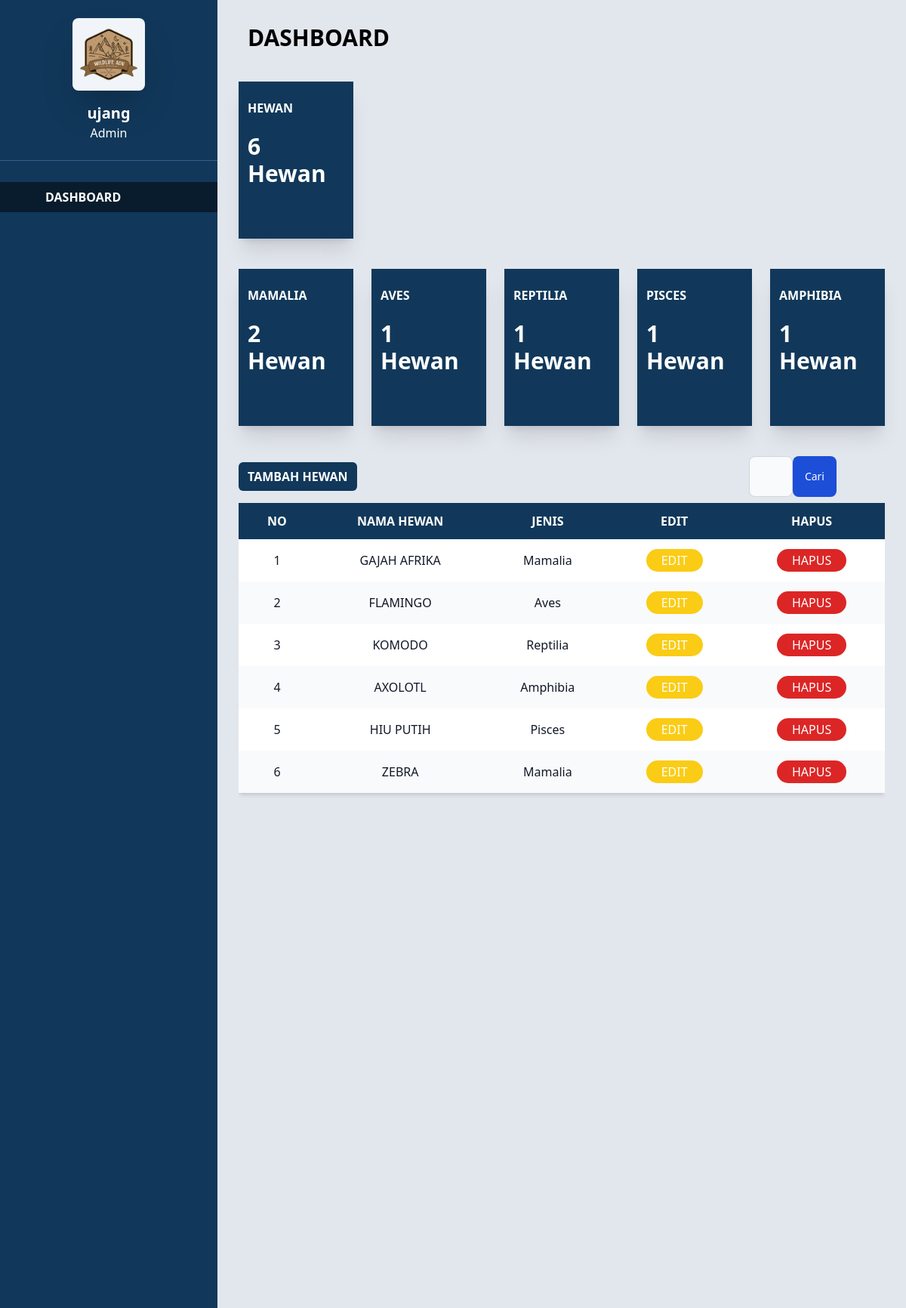
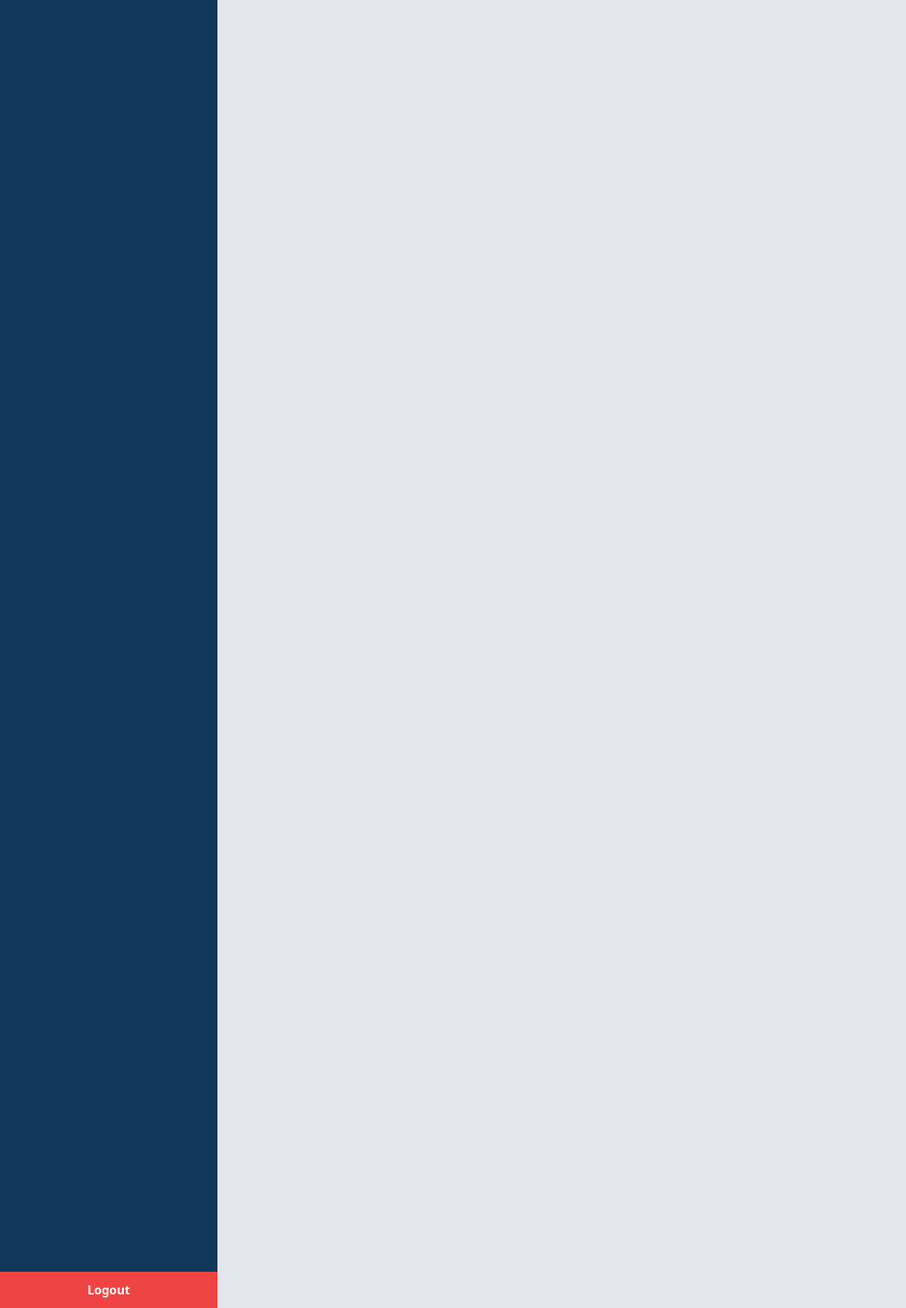
The page /pages/admin/dashboard.php?id=1 (signed in) on the database its author committed (2 pictures, top to bottom).
### tables this page shows
CREATE TABLE `hewan` (
  `nama_hewan` varchar(80) NOT NULL,
  `nama_latin` varchar(80) NOT NULL,
  `kalimat_pengantar` varchar(255) NOT NULL,
  `asal_hewan` varchar(100) NOT NULL,
  `daerah_dijumpai` varchar(100) NOT NULL,
  `id_hewan` int(11) NOT NULL,
  `link_video` text NOT NULL,
  `kelas_hewan` varchar(30) NOT NULL,
  `deskripsi_hewan` text NOT NULL,
  `status_hewan` varchar(30) NOT NULL,
  `jenis_makanan` varchar(30) NOT NULL,
  `populasi` varchar(50) NOT NULL,
  `gambar_hewan` varchar(255) NOT NULL,
  `gambar_penyebaran` varchar(255) NOT NULL,
  `id_admin` int(11) NOT NULL
);

### pages/admin/dashboard.php (the view, shortened to what this page needs)
<?php
require_once("./../php/koneksi.php");
$id_admin = $_SESSION['id'];
$username = $_SESSION['username'];
$sql_total_hewan = "SELECT COUNT(*) AS total FROM hewan";
$result_total_hewan = mysqli_query($conn, $sql_total_hewan);
$total_hewan = mysqli_fetch_assoc($result_total_hewan)['total'];
$sql_mamalia = "SELECT COUNT(*) AS total FROM hewan WHERE kelas_hewan = 'Mamalia'";
$result_mamalia = mysqli_query($conn, $sql_mamalia);
$total_mamalia = mysqli_fetch_assoc($result_mamalia)['total'];
$sql_aves = "SELECT COUNT(*) AS total FROM hewan WHERE kelas_hewan = 'Aves'";
$result_aves = mysqli_query($conn, $sql_aves);
$total_aves = mysqli_fetch_assoc($result_aves)['total'];
$sql_reptilia = "SELECT COUNT(*) AS total FROM hewan WHERE kelas_hewan = 'Reptilia'";
$result_reptilia = mysqli_query($conn, $sql_reptilia);
$total_reptilia = mysqli_fetch_assoc($result_reptilia)['total'];
$sql_pisces = "SELECT COUNT(*) AS total FROM hewan WHERE kelas_hewan = 'Pisces'";
$result_pisces = mysqli_query($conn, $sql_pisces);
$total_pisces = mysqli_fetch_assoc($result_pisces)['total'];
$sql_amphibia = "SELECT COUNT(*) AS total FROM hewan WHERE kelas_hewan = 'amphibia'";
$result_amphibia = mysqli_query($conn, $sql_amphibia);
$total_amphibia = mysqli_fetch_assoc($result_amphibia)['total'];
$search_name = isset($_GET['search_name']) ? mysqli_real_escape_string($conn, $_GET['search_name']) : '';
$sql_search = "SELECT * FROM hewan WHERE 1";
$query_search = mysqli_query($conn, $sql_search);
?>
<!DOCTYPE html>
<html lang="en">
<head>
  <link href="./../../css/output.css" rel="stylesheet">
</head>
<body class="bg-gray-100 font-sans antialiased">
  <div class="flex">
    <div class="w-72 bg-[#11385a] text-white flex flex-col h-screen">
      <div class="flex items-center justify-center p-6 border-b border-[#355e91]">
        <div class="text-center">
          <div class="w-24 h-24 bg-slate-100 rounded-lg mx-auto shadow-2xl"><img src="./../../img/WA.png" alt=""></div>
          <h2 class="mt-4 text-xl font-semibold"><?php echo $username; ?></h2>
          <p>Admin</p>
        </div>
      </div>
      <nav class="flex flex-col mt-6 ">
        <a href="./dashboard.php" class="px-4 py-2 my-1 flex flex-row font-semibold bg-[#091c2d]">
          <img src="./../../img/dashboard.png" class="w-8 mr-3" alt="">
          <div class="">DASHBOARD</div>
        </a>
      </nav>
      <div class="flex flex-col mt-auto text-center">
        <a href="./../php/logout.php" class="p-3 font-bold bg-red-500 text-white hover:bg-red-600">Logout</a>
      </div>
    </div>
    <div class="flex-1 overflow-hidden h-screen bg-[#e2e6ed] overflow-y-auto">
      <div class="w-full text-3xl my-8 font-semibold mx-10">
        DASHBOARD
      </div>
      <div class="grid grid-cols-5 h-52 gap-6 mx-7 mt-10">
        <div class="grid grid-rows-4 grid-cols-1 p-3 shadow-xl text-white bg-[#11385a]">
          <div class="flex items-center justify-between">
            <h3 class="font-semibold uppercase">HEWAN</h3>
          </div>
          <div class="flex justify-center items-center row-span-2">
            <p class="text-3xl font-semibold"><?php echo $total_hewan; ?> Hewan</p>
          </div>
          <div class="text-sm pt-5"></div>
        </div>
      </div>
      <div class="grid grid-cols-5 h-52 gap-6 mx-7 mt-10">
        <div class="grid grid-rows-4 grid-cols-1 p-3 shadow-xl text-white bg-[#11385a]">
          <div class="flex items-center justify-between">
            <h3 class="font-semibold uppercase">MAMALIA</h3>
          </div>
          <div class="flex justify-center items-center row-span-2">
            <p class="text-3xl font-semibold"><?php echo $total_mamalia; ?> Hewan</p>
          </div>
          <div class="text-sm pt-5"></div>
        </div>
        <div class="grid grid-rows-4 grid-cols-1 p-3 shadow-xl text-white bg-[#11385a]">
          <div class="flex items-center justify-between">
            <h3 class="font-semibold uppercase">AVES</h3>
          </div>
          <div class="flex justify-center items-center row-span-2">
            <p class="text-3xl font-semibold"><?php echo $total_aves; ?> Hewan</p>
          </div>
          <div class="text-sm pt-5"></div>
        </div>
        <div class="grid grid-rows-4 grid-cols-1 p-3 shadow-xl text-white bg-[#11385a]">
          <div class="flex items-center justify-between">
            <h3 class="font-semibold uppercase">REPTILIA</h3>
          </div>
          <div class="flex justify-center items-center row-span-2">
            <p class="text-3xl font-semibold"><?php echo $total_reptilia; ?> Hewan</p>
          </div>
          <div class="text-sm pt-5"></div>
        </div>
        <div class="grid grid-rows-4 grid-cols-1 p-3 shadow-xl text-white bg-[#11385a]">
          <div class="flex items-center justify-between">
            <h3 class="font-semibold uppercase">PISCES</h3>
          </div>
          <div class="flex justify-center items-center row-span-2">
            <p class="text-3xl font-semibold"><?php echo $total_pisces; ?> Hewan</p>
          </div>
          <div class="text-sm pt-5"></div>
        </div>
        <div class="grid grid-rows-4 grid-cols-1 p-3 shadow-xl text-white bg-[#11385a]">
          <div class="flex items-center justify-between">
            <h3 class="font-semibold uppercase">amphibia</h3>
          </div>
          <div class="flex justify-center items-center row-span-2">
            <p class="text-3xl font-semibold"><?php echo $total_amphibia; ?> Hewan</p>
          </div>
          <div class="text-sm pt-5"></div>
        </div>
      </div>
      <div class="grid grid-cols-4 mt-10 mx-7">
        <div class="m-auto ml-0">
          <a href="./tambahewan.php?id=<?php echo $id_admin; ?>" class="bg-[#11385a] text-white font-semibold px-3 py-2 rounded-md">TAMBAH HEWAN</a>
        </div>
        <div></div>
        <div></div>
        <div>
          <div>
            <form class="flex justify-end px-16" method="GET" action="dashboard.php">
                <div class="relative">
                    <input type="search" id="search_name" name="search_name" class="block w-full p-4 ps-10 text-sm text-gray-900 border border-gray-300 rounded-lg bg-gray-50" placeholder="Nama" value="<?php echo htmlspecialchars($search_name); ?>" />
                </div>
                <button type="submit" class="text-white bg-blue-700 hover:bg-blue-800 focus:ring-4 focus:outline-none focus:ring-blue-300 font-medium rounded-lg text-sm px-4 py-2 dark:bg-blue-600 dark:hover:bg-blue-700 dark:focus:ring-blue-800">Cari</button>
            </form>
          </div>
        </div>
      </div>
      <div class="mt-2 mx-7 h-screen overflow-y-scroll">
        <div class="relative shadow-md">
          <table class="w-full">
            <thead class="uppercase bg-[#11385a] text-white">
                <tr>
                    <th scope="col" class="px-6 py-3">
                        No
                    </th>
                    <th scope="col" class="px-6 py-3">
                        Nama Hewan
                    </th>
                    <th scope="col" class="px-6 py-3">
                        Jenis
                    </th>
                    <th scope="col" class="px-6 py-3">
                        Edit
                    </th>
                    <th scope="col" class="px-6 py-3">
                        Hapus
                    </th>
                </tr>
            </thead>
            <tbody>
            <?php
              $no = 1;
              while($hewan = mysqli_fetch_array($query_search)){
                  echo '<tr class="odd:bg-white even:bg-gray-50 text-center">';
                  echo '<td scope="row" class="px-6 py-4 font-medium text-gray-900 whitespace-nowrap ">' . $no . '</td>';
                  echo '<td scope="row" class="px-6 py-4 font-medium text-gray-900 whitespace-nowrap ">' .$hewan['nama_hewan']. '</td>';
                  echo '<td scope="row" class="px-6 py-4 font-medium text-gray-900 whitespace-nowrap ">' .$hewan['kelas_hewan']. '</td>';
                  echo '<td scope="row" class="px-6 py-4 font-medium text-gray-900 whitespace-nowrap">';
                  echo '<a href="./edit_hewan.php?id=' . $id_admin . '&id_hewan=' . $hewan['id_hewan'] . '" class="font-medium text-white px-5 py-1 rounded-full bg-yellow-400">EDIT</a>';
                  echo '</td>';
                  echo '<td scope="row" class="px-6 py-4 font-medium text-gray-900 whitespace-nowrap">';
                  echo '<a href="#" onclick="confirmDelete(event, \'./../php/hapus.php?id=' . $hewan['id_hewan'] . '\')" class="font-medium text-white px-5 py-1 rounded-full bg-red-600">HAPUS</a>';
                  echo '</td>';
                  echo '</tr>';
                  $no++;
              }
              ?>
          </table>
        </div>
      </div>
    </div>
  </div>
</body>
</html>

### rows shown on the page
hewan: nama_hewan "GAJAH AFRIKA", kelas_hewan "Mamalia"
hewan: nama_hewan "FLAMINGO", kelas_hewan "Aves"
hewan: nama_hewan "KOMODO", kelas_hewan "Reptilia"
hewan: nama_hewan "AXOLOTL", kelas_hewan "Amphibia"
hewan: nama_hewan "HIU PUTIH", kelas_hewan "Pisces"
hewan: nama_hewan "ZEBRA", kelas_hewan "Mamalia"

### other values the page prints
$username "ujang"
$total_hewan "6"
$total_mamalia "2"
$total_aves "1"
$total_reptilia "1"
$total_pisces "1"
$total_amphibia "1"
